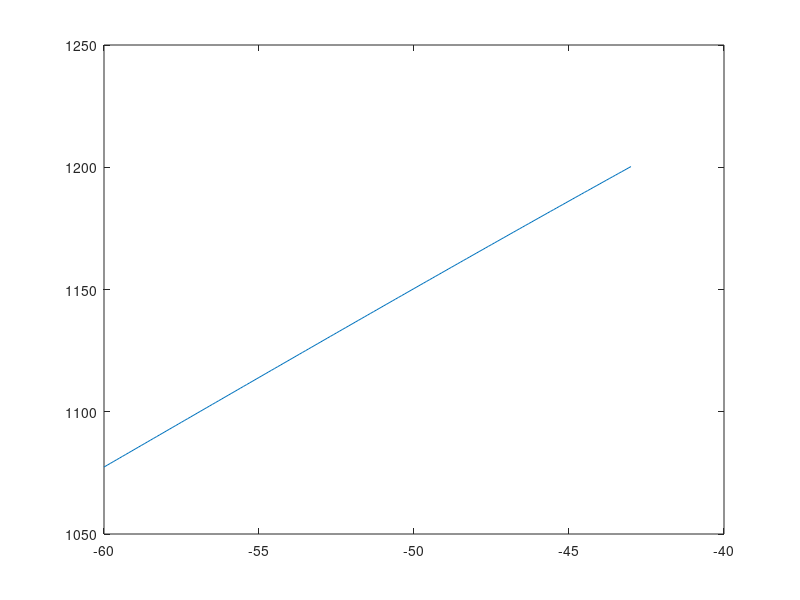
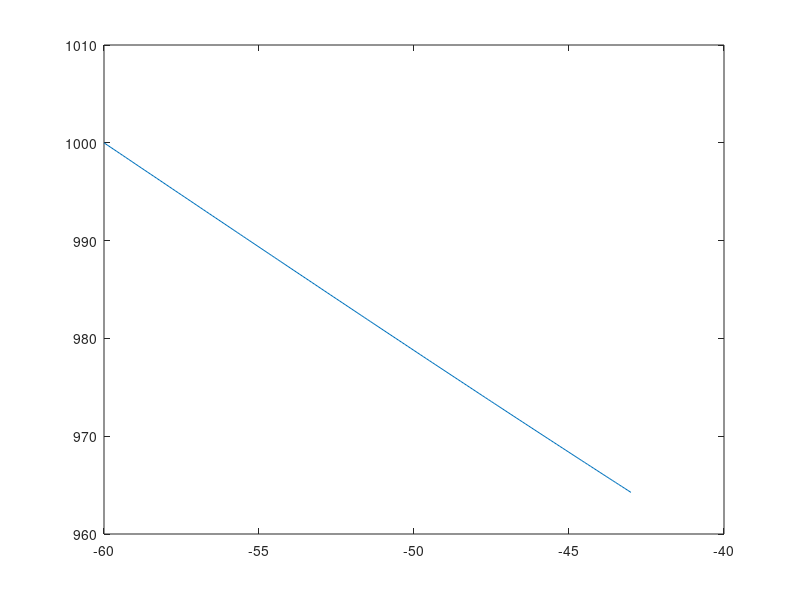

These charts were generated, in order, by the following MATLAB code:
function OctDists()

pi_180=0.0175;
ph=-60:1:20;
thet=35;
fem=7;tib=4;
ht=6-5*sin(pi_180*(ph+60));
plot(ph,ht)
upang=(asin(0.3)/pi_180)-60
upang=-43;
ph=-60:0.1:-43;
len = (fem+tib*(sin(pi_180*(ph+60))))*sin(pi_180*(thet));
fitness=5*40*2*(len+(6-5*sin(pi_180*(ph+60)))*0.1)/1.7169;
plot(ph,fitness),figure

len = (fem+tib*(sin(pi_180*(17))))*sin(pi_180*(thet))
maxfitness=5*40*2*(len+(6-5*sin(pi_180*(17)))*0.1)
fitness2=5*16*5*(thet+6)
fitness2=5*16*5*(thet)
fitness2=5*16*5*(thet+(6-5*sin(pi_180*(ph+60)))*1)/16.4;
plot(ph,fitness2)

